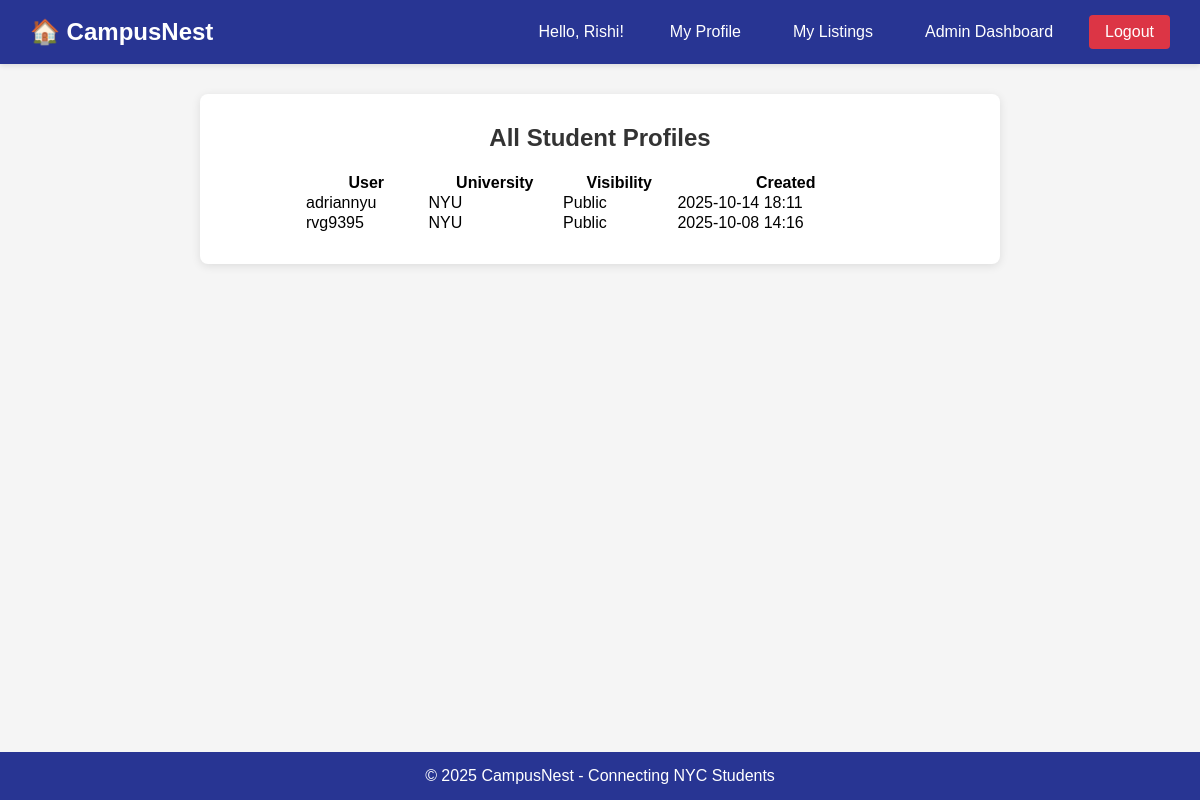
The page /profiles/admin-dashboard/ (signed in) on the database as committed earlier.
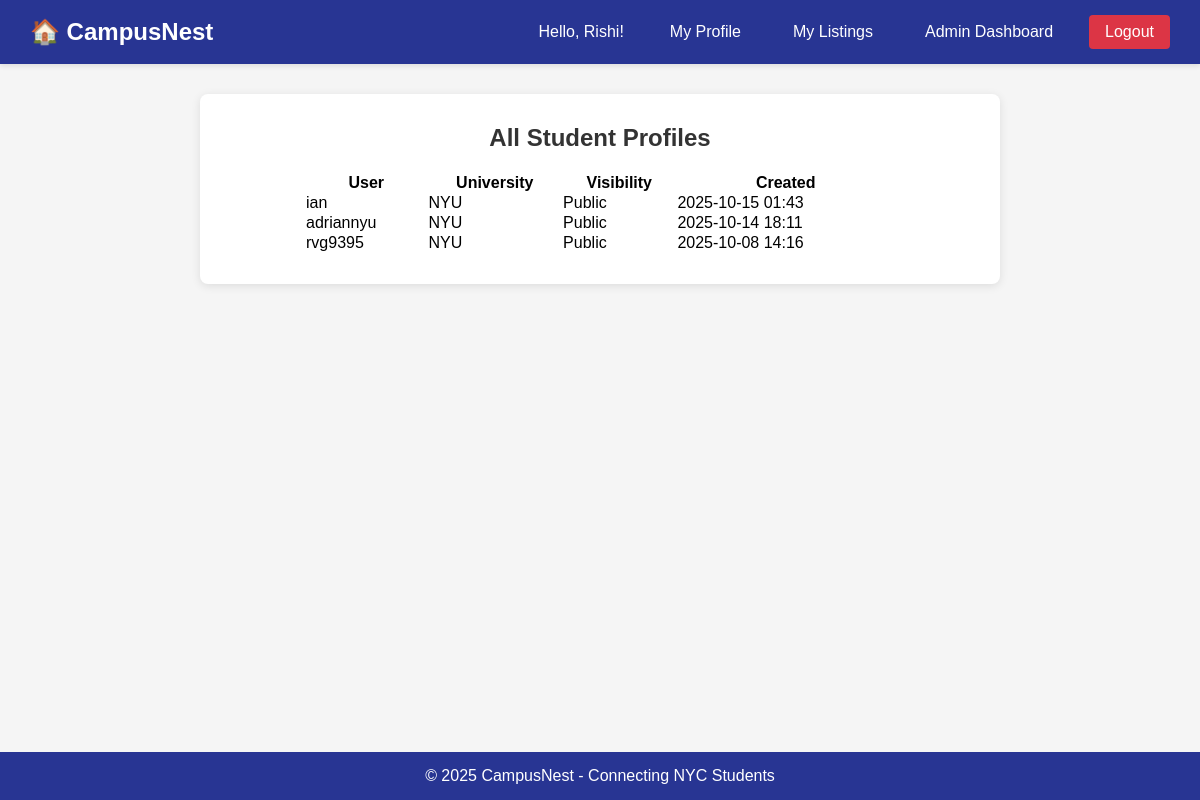
The same page on the database as committed later.
### accounts/models.py (models this page shows, shortened)
class User(AbstractUser):
    email = models.EmailField(unique=True, validators=[validation_edu_email])
    is_verified = models.BooleanField(default=False)
    USERNAME_FIELD = "email"
    REQUIRED_FIELDS = ["username"]

### profiles/models.py (models this page shows, shortened)
class Profile(models.Model):
    UNIVERSITY_CHOICES = [
        ("NYU", "New York University"),
        ("Columbia", "Columbia University"),
        ("Fordham", "Fordham University"),
        ("CUNY", "City University of New York"),
        ("Pace", "Pace University"),
        ("The New School", "The New School"),
    ]
    EATING_CHOICES = [
        ('vegetarian', 'Vegetarian'),
        ('non_vegetarian', 'Non-Vegetarian'),
        ('no_preference', 'No Preference'),
    ]
    SMOKING_CHOICES = [
        ('non_smoker', 'Non-Smoker'),
        ('smoker', 'Smoker'),
        ('occasionally', 'Occasionally'),
    ]
    SHARING_CHOICES = [
        ('sharing', 'Open to Sharing'),
        ('non_sharing', 'Prefer Not to Share'),
        ('no_preference', 'No Preference'),
    ]
    DRINKING_CHOICES = [
        ('non_drinker', 'Non-Drinker'),
        ('social_drinker', 'Social Drinker'),
        ('regular_drinker', 'Regular Drinker'),
        ('no_preference', 'No Preference'),
    ]
    user = models.OneToOneField(settings.AUTH_USER_MODEL, on_delete=models.CASCADE)
    bio = models.TextField(max_length=500)
    university = models.CharField(max_length=100, choices=UNIVERSITY_CHOICES)
    profile_photo = models.ImageField(upload_to="profile_photos/")
    visibility = models.BooleanField(default=True)
    created_at = models.DateTimeField(auto_now_add=True)
    eating_habit = models.CharField(
        max_length=20,
        choices=EATING_CHOICES,
        default='no_preference',
        verbose_name='Eating Preference'
    )
    smoking_preference = models.CharField(
        max_length=20,
        choices=SMOKING_CHOICES,
        default='non_smoker',
        verbose_name='Smoking Preference'
    )
    sharing_preference = models.CharField(
        max_length=20,
        choices=SHARING_CHOICES,
        default='depends',
        verbose_name='Sharing Preference'
    )
    drinking_preference = models.CharField(
        max_length=20,
        choices=DRINKING_CHOICES,
        default='no_preference',
        verbose_name='Drinking Preference'
    )

### profiles/views.py (the view)
# urls.py: path("profiles/admin-dashboard/", views.admin_dashboard, name="admin_dashboard"),
@staff_member_required
def admin_dashboard(request):
    profiles = Profile.objects.all().order_by("-created_at")
    return render(request, "profiles/admin_dashboard.html", {"profiles": profiles})

### profiles/templates/profiles/admin_dashboard.html
{% extends 'base.html' %}
{% block content %}
<h2 style="text-align:center;">All Student Profiles</h2>
<table class="table table-striped" style="width:80%;margin:auto;">
  <thead>
    <tr><th>User</th><th>University</th><th>Visibility</th><th>Created</th></tr>
  </thead>
  <tbody>
  {% for p in profiles %}
    <tr>
      <td>{{ p.user.username }}</td>
      <td>{{ p.university }}</td>
      <td>{{ p.visibility|yesno:"Public,Private" }}</td>
      <td>{{ p.created_at|date:"Y-m-d H:i" }}</td>
    </tr>
  {% empty %}
    <tr><td colspan="4" class="text-center">No profiles yet.</td></tr>
  {% endfor %}
  </tbody>
</table>
{% endblock %}

### templates/base.html (shortened to what this page needs)
<!DOCTYPE html>
<html lang="en">
<head>
</head>
<body>
	<nav>
		<div class="nav-container">
			<a href="/" class="nav-brand">🏠 CampusNest</a>
			<div class="nav-links">
				{% if user.is_authenticated %}
				<span class="nav-user">Hello, {{ user.first_name|default:user.username }}!</span>
				<a href="{% url 'view_profile' %}">My Profile</a>
				<a href="{% url 'my_listings' %}">My Listings</a>
				{% if user.is_staff %}
				<a href="{% url 'admin_dashboard' %}">Admin Dashboard</a>
				{% endif %}
				<a href="{% url 'logout' %}" class="logout-btn">Logout</a>
				{% else %}
				<a href="{% url 'login' %}">Login</a>
				<a href="{% url 'register' %}">Register</a>
				{% endif %}
			</div>
		</div>
	</nav>
	<main>
		<div class="container">
			{% block content %}
			{% endblock %}
		</div>
	</main>
	<footer>
		&copy; 2025 CampusNest - Connecting NYC Students
	</footer>
</body>
</html>

### templates/base.html (style rules this page uses)
* { margin: 0; padding: 0; box-sizing: border-box; }
body { font-family: Arial, sans-serif; background-color: #f5f5f5; min-height: 100vh; display: flex; flex-direction: column; }
nav { background-color: #283593; padding: 15px 30px; box-shadow: 0 2px 5px rgba(0, 0, 0, 0.1); }
.nav-container { max-width: 1200px; margin: 0 auto; display: flex; justify-content: space-between; align-items: center; }
.nav-brand { color: white; font-size: 24px; font-weight: bold; text-decoration: none; }
.nav-links { display: flex; gap: 20px; align-items: center; }
.nav-links a { color: white; text-decoration: none; padding: 8px 16px; border-radius: 4px; transition: background-color 0.3s; }
.nav-user { color: white; margin-right: 10px; }
.logout-btn { background-color: #dc3545; color: white; border: none; padding: 8px 16px; border-radius: 4px; cursor: pointer; text-decoration: none; display: inline-block; }
main { flex: 1; padding: 30px 20px; }
.container { max-width: 800px; margin: 0 auto; background: white; padding: 30px; border-radius: 8px; box-shadow: 0 2px 10px rgba(0, 0, 0, 0.1); }
h1, h2 { color: #333; margin-bottom: 20px; }
a { color: #007bff; text-decoration: none; }
footer { background-color: #283593; color: white; text-align: center; padding: 15px; margin-top: auto; }

Rows that differ between the two databases and show on the page:
added Profile: user.username "ian", university "NYU", visibility "Public", created_at "2025-10-15 01:43"
